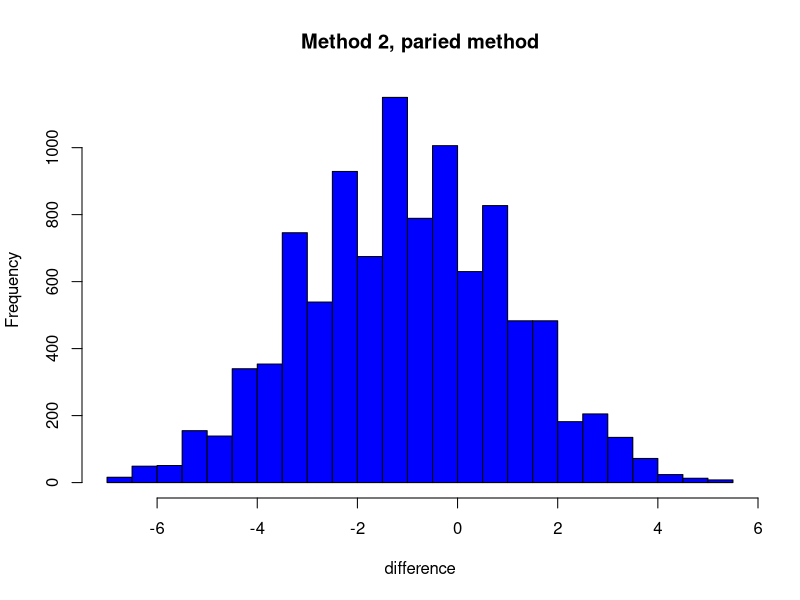
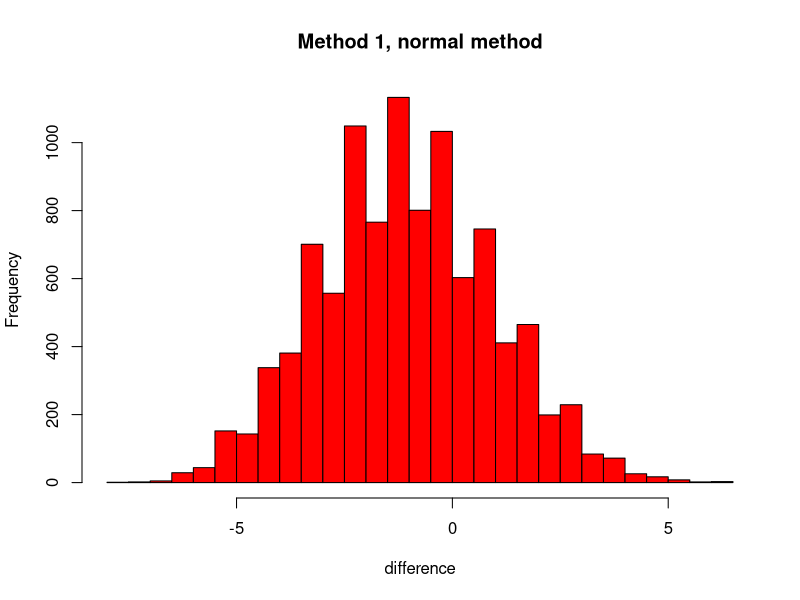

Generate these figures, in order, with R:
Silence = c(8,5,8	,18	,10	
,17	
,16	
,9	
,14	
,15	
,14	
,16	
,15	
,11	
,12	
,18	
,7	
,12	
,13	
,10)	
Music = c(15,	
          12,	
          14,	
          15,	
          8	,
          8	,
          21,	
          13,	
          6	,
          10,	
          8	,
          11,	
          10,	
          9	,
          16,	
          12,	
          11,	
          7	,
          10,	
          12
)

diff = Music - Silence

# paired difference
difference = c()
for( i in 1: 10000){
  temp = mean(sample(diff,5))
  difference= c(difference,temp )
           
}

hist(difference,breaks = 30,col = "blue",
     main="Method 2, paried method")

# method 1
difference = c()
for( i in 1: 10000){
  temp = mean(sample(Music,5))-mean(sample(Silence,5))
  difference= c(difference,temp )
  
}

hist(difference,breaks = 30,col = "red",
     main="Method 1, normal method")


